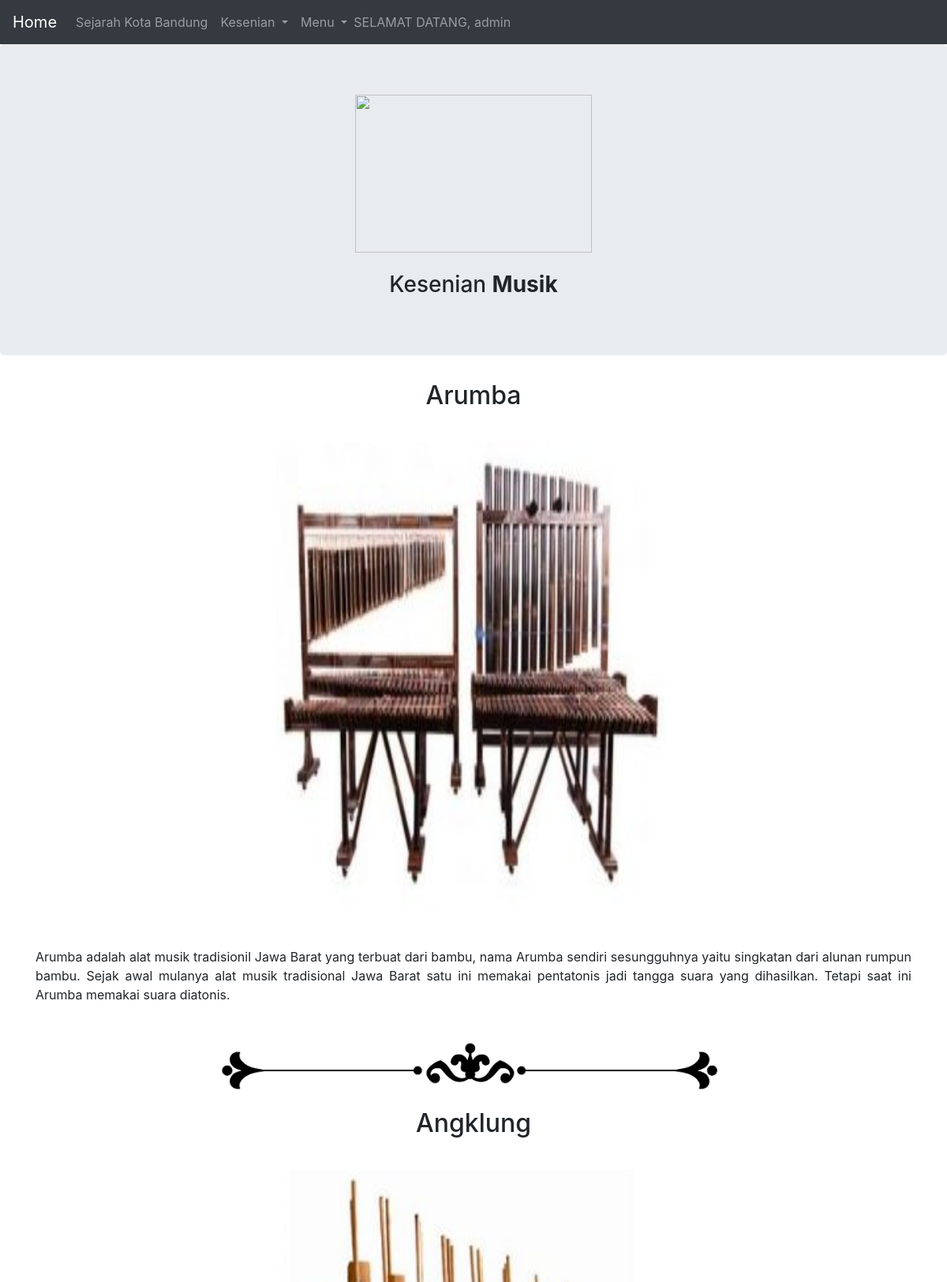
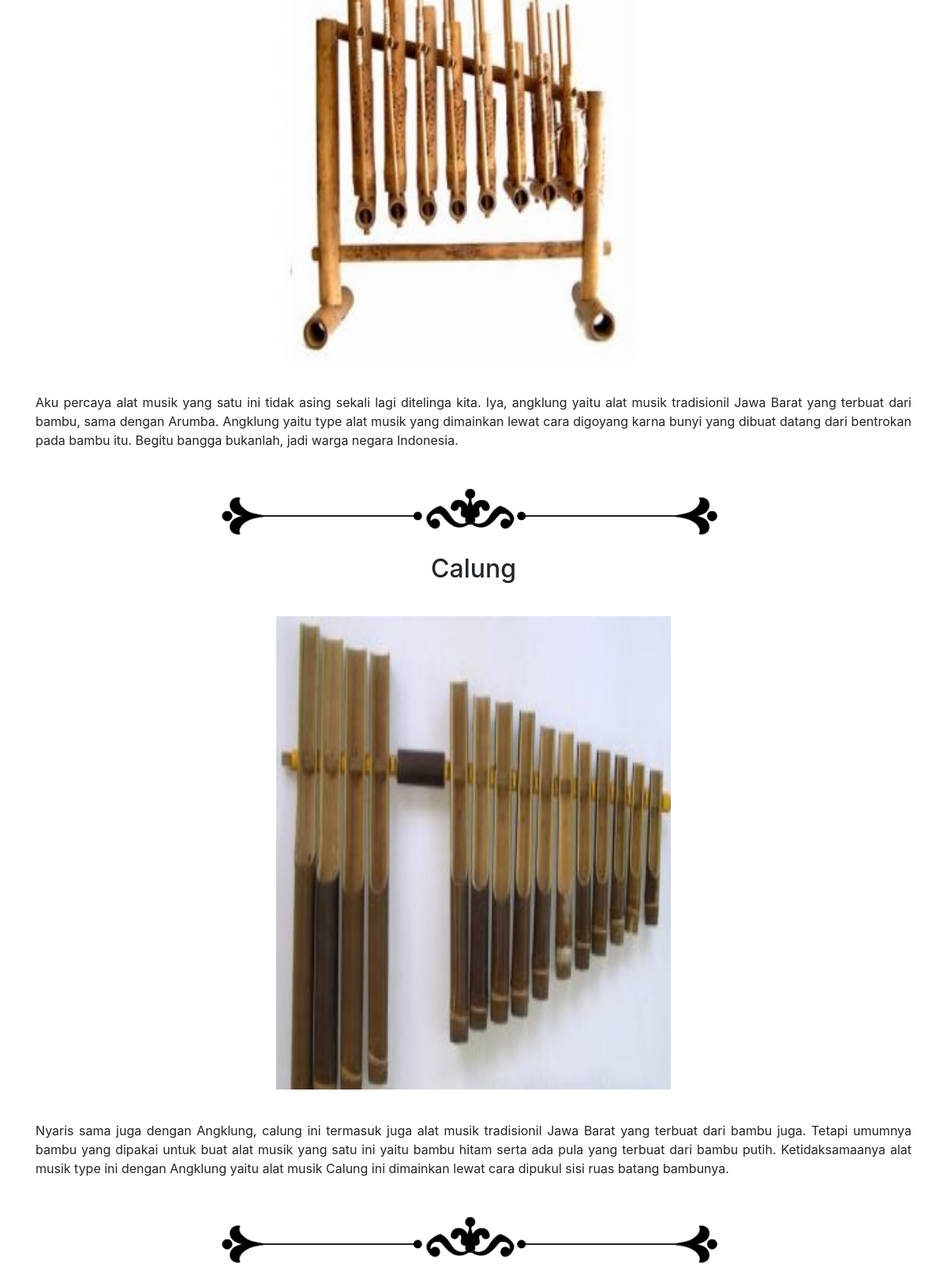
/kesenianmusic.php (signed in), run on the app's committed database (2 pictures, top to bottom).
### tables this page shows
CREATE TABLE `kesenianmusik` (
  `id` int(100) NOT NULL,
  `user` varchar(100) NOT NULL,
  `judul` varchar(100) NOT NULL,
  `gambar` varchar(200) NOT NULL,
  `isi` text NOT NULL
);

### kesenianmusic.php (the view, shortened to what this page needs)
<?php
	include_once 'konek.php';
	include_once 'navbar.php';
	$tampil = mysqli_query($dbcon,"SELECT * FROM kesenianmusik");
?>
<div class="jumbotron text-center">
	<img src = "http://goadventurelombok.com/wp-content/uploads/2016/09/NTB_Gendang-Beleq_zps7d14be2b.png" style="width:300px;height:200px;">
	 </br></br><h3>Kesenian <b>Musik</b></h3></div>
<body>
	<?php while ($data=mysqli_fetch_array($tampil)) { ?>
<form method="POST" action="">
<div class="container text-center">
	<p style="text-align:justify;"> <h2> <?php echo $data['judul'];?></h2> </p>
	<p> <?php echo "<img src='gambar/".$data['gambar']."' width='500px' height='600px'/>";?></p>
  </div>
  <div class="container">
	<p style="text-align:justify;" width="100%"> <?php echo $data['isi'] ?> </p>
  </div>
  <center>
	<img src = "line.png" style="height:100px;width:700px">
</center>
  </form>
<?php } ?>
</body>

### data on the page
kesenianmusik: judul "Arumba", gambar (picture), isi "Arumba adalah alat musik tradisionil Jawa Barat yang terbuat dari bambu, nama Arumba sendiri sesungguhnya yaitu singkatan dari alunan rumpun bambu. Sejak awal mulanya alat musik tradisional Jawa Barat satu ini memakai pentatonis jadi tangga suara yang dihasilkan. Tetapi saat ini Arumba memakai suara diatonis."
kesenianmusik: judul "Angklung", gambar (picture), isi "Aku percaya alat musik yang satu ini tidak asing sekali lagi ditelinga kita. Iya, angklung yaitu alat musik tradisionil Jawa Barat yang terbuat dari bambu, sama dengan Arumba. Angklung yaitu type alat musik yang dimainkan lewat cara digoyang karna bunyi yang dibuat datang dari bentrokan pada bambu itu. Begitu bangga bukanlah, jadi warga negara Indonesia."
kesenianmusik: judul "Calung", gambar (picture), isi "Nyaris sama juga dengan Angklung, calung ini termasuk juga alat musik tradisionil Jawa Barat yang terbuat dari bambu juga. Tetapi umumnya bambu yang dipakai untuk buat alat musik yang satu ini yaitu bambu hitam serta ada pula yang terbuat dari bambu putih. Ketidaksamaanya alat musik type ini dengan Angklung yaitu alat musik Calung ini dimainkan lewat cara dipukul sisi ruas batang bambunya."

### other printed values
$_SESSION['sess_user'] "admin"
